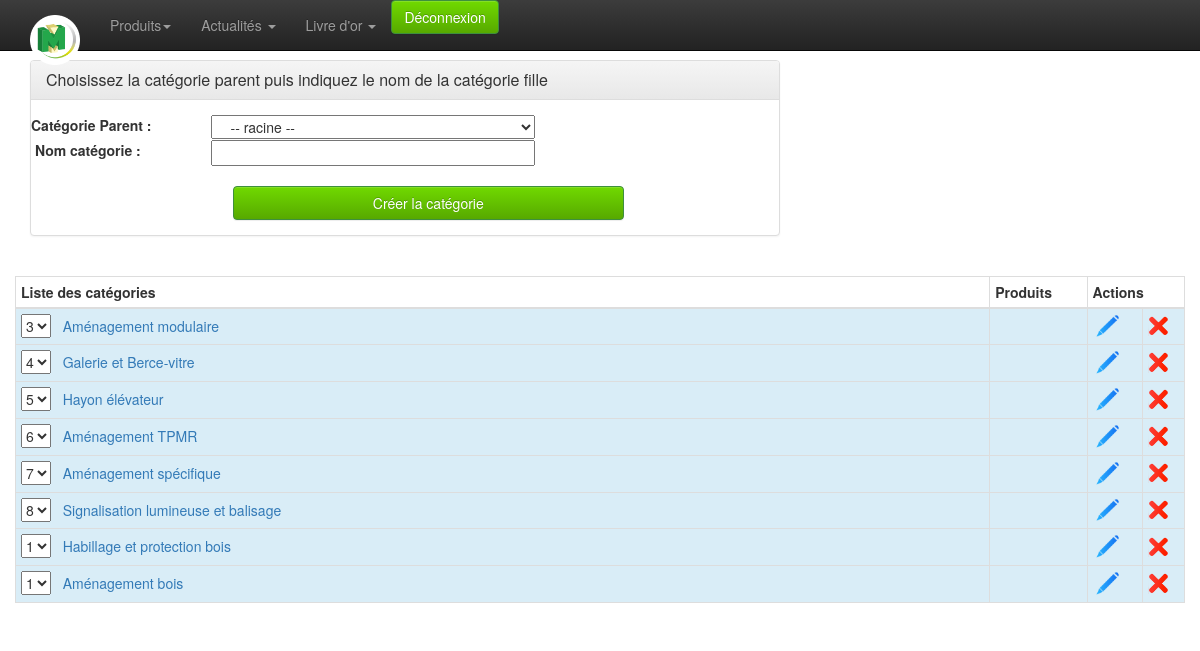
The app's page /admin/categorie/liste.php (signed in) with its own data.
### tables this page shows
CREATE TABLE `catproduct` (
  `id` int(10) unsigned NOT NULL AUTO_INCREMENT,
  `id_parent` int(11) NOT NULL,
  `nom` varchar(50) NOT NULL,
  `image` varchar(50) NOT NULL,
  `ordre_affichage` int(11) NOT NULL DEFAULT 1,
  PRIMARY KEY (`id`)
);

### admin/classes/StorageManager.php (called while the page is built, shortened)
<?php
class StorageManager{
	protected function dbConnect() {
		try {
			$this->mysqli = new mysqli ( DBHOST, DBUSER, DBPASSWD, DBNAME ) ;
		} catch (Exception $e) {
			throw new Exception("Erreur Connexion DB ". $e->getMessage());
		}
	}
}
?>

### admin/classes/Categorie.php (the view, shortened to what this page needs)
<?php
require_once("StorageManager.php");
class Categorie extends StorageManager {
	public function load( $id, $debug=false ){
		$new_array = null;
		$requete = "SELECT * FROM `catproduct` WHERE id = " . $id ;
		$result = mysqli_query( $this->mysqli, $requete );
		while( $row = mysqli_fetch_assoc( $result ) ) {
			$new_array[] = $row;
		}
		return $new_array;
	}
	public function getListe( $tab=array(), $debug=false ) {
		$champ_souhaite = ( $tab[ "champ" ] != '' ) ? $tab[ "champ" ] : "*";
		$requete = "SELECT " . $champ_souhaite . " FROM `catproduct`";
		if ( $tab[ "where" ] == '' ) {
			$requete .= " WHERE id > 0";
			if ( !empty( $tab ) ) {
				foreach( $tab as $champ => $val ) {
					if ( $champ != "champ" && $champ != "order_by" && $champ != "sens" )
						$requete .= " AND " . $champ . " = '" . addslashes( $val ) . "'";
				}
			}
			$order_by = ( $tab[ "order_by" ] != "" ) ? $tab[ "order_by" ] : "ordre_affichage";
			$sens = ( $tab[ "sens" ] != "" ) ? $tab[ "sens" ] : "ASC";
			$requete .= " ORDER BY " . $order_by . " " . $sens;
		}
		else $requete .= $tab[ "where" ];
		$result = mysqli_query( $this->mysqli, $requete );
		while( $row = mysqli_fetch_assoc( $result ) ) {
			$new_array[] = $row;
		}
		return $new_array;
	}
	public function getNbCatByLevel( $id_parent=0, $debug=false ) {
		$sql = "SELECT COUNT(id) AS nb FROM `catproduct`
			WHERE `id_parent`=" . $id_parent . ";";
		$result = mysqli_query( $this->mysqli, $sql );
		$row = mysqli_fetch_assoc( $result );
		return $row[ "nb" ];
	}
	public function afficherLigneAdmin( $id=0, $debug=false ) {
		$datas = $this->load( $id, $debug );
		$_categorie = $datas[ 0 ];
		if ( !empty( $_categorie ) ) {
			$decalage = ( $_categorie[ "id_parent" ] == 0 ) ? "" : "&nbsp;&nbsp;&nbsp;&nbsp;&nbsp;&nbsp;&nbsp;&nbsp;&nbsp;&nbsp;&nbsp;";
			$classe_affichage = ( $_categorie[ "id_parent" ] == 0 ) ? 'info' : 'success';
			$btn_visualisation = ( $_categorie[ "id_parent" ] == 0 )
				? "&nbsp;"
				: "<a href='/admin/produit/liste.php?id_categorie=" . $_categorie[ "id" ] . "'><img src='/admin/img/eye.png' width='30' title='Voir tous les produits de cette catégorie' ></a>";
			echo "<tr class='" . $classe_affichage . "'>\n";
			echo "	<td>\n";
			if ( $_categorie[ "id_parent" ] == 0 ) {
				$nb_cat = $this->getNbCatByLevel( $_categorie[ "id_parent" ], false );
				echo "		<select id='" . $_categorie[ "id" ] . "' class='select_categorie'>\n";
				for( $cpt = 1; $cpt <= $nb_cat; $cpt++ ) {
					$selected = ( $cpt == $_categorie[ "ordre_affichage" ] ) ? "selected" : "";
					echo "		<option value='" . $cpt . "' " . $selected . ">" . $cpt . "</option>\n";
				}
				echo "		</select>&nbsp;&nbsp;\n";
			}
			echo "		" . $decalage . "<a href='/admin/categorie/liste.php?id=" . $_categorie[ "id" ] . "'>" . $_categorie[ "nom" ] . "</a>\n";
			echo "	</td>\n";
			echo "	<td align='center'>" . $btn_visualisation . "</td>\n";
			echo "	<td><a href='/admin/categorie/liste.php?id=" . $_categorie[ "id" ] . "'><img src='/admin/img/modif.png' width='30' alt='Modifier' ></a></td>\n";
			echo "	<td>\n";
			echo "		<img src='/admin/img/del.png' width='20' alt='Supprimer' onclick=\"$('.supp" . $_categorie[ "id" ] . "').css('display', 'block');\"> \n";
			echo "	</td>\n";
			echo "</tr>\n";
		}
	}
}

### admin/categorie/liste.php (shortened to what this page needs)
<?
	require $_SERVER[ "DOCUMENT_ROOT" ] . "/admin/classes/Categorie.php";
	$debug = false;
	$categorie = new Categorie();
	$btn_creation_categorie = "Créer la catégorie";
	if ( 1 == 1 ) {
		unset( $recherche );
		$recherche[ "id_parent" ] = 0;
		$liste_categorie = $categorie->getListe( $recherche, $debug );
	}
	if ( empty( $liste_categorie ) ) {
		$message = 'Aucun enregistrement';
	}
	else {
		$message = '';
	}
?>
<!doctype html>
<html class="no-js" lang="en">
	<head>
		<? include_once $_SERVER[ "DOCUMENT_ROOT" ] . "/admin/inc-meta.php"; ?>
	</head>
	<body>
		<? include_once $_SERVER[ "DOCUMENT_ROOT" ] . "/admin/inc-menu.php"; ?>
		<div class="container">
			<div class="row">
				<div class="col-md-8">
					<div class="panel panel-default">
						<div class="panel-heading">
							<h3 class="panel-title">Choisissez la catégorie parent puis indiquez le nom de la catégorie fille</h3>
						</div>
						<div class="panel-body">
							<form name="formulaire" class="form-horizontal" method="POST" action="/admin/categorie/traitement.php" >
								<div class="row">
									<div class="row">
										<label class="col-md-3" >Catégorie Parent :</label>
										<select name="id_parent" id="id_parent" class="col-md-5">
											<option value="0" selected>-- racine --</option>
										</select>
									</div>
									<div class="row">
										<label class="col-md-3">&nbsp;Nom catégorie :</label>
					      				<input type="text" class="col-md-5" name="nom" id="nom" value="<?=$nom?>" required>
					      			</div>
								</div>
						      	<div class="row ">
						      		<div class="col-md-3">&nbsp;</div>
									<div class="col-md-8"><br>
										<button class="btn btn-success col-sm-10" type="submit" > <?=$btn_creation_categorie?> </button>
									</div>
								</div>
							</form>
						</div>
					</div>
				</div>
				<div class="col-md-6"><br><?=$message?></div>
				<table class="table table-hover table-bordered table-condensed table-striped" >
				<thead>
					<tr>
						<th class="col-md-10" style="">Liste des catégories</th>
						<th class="col-md-1" style="">Produits</th>
						<th class="col-md-1" colspan="2" style="">Actions</th>
					</tr>
				</thead>
				<tbody>
					<?
					if ( !empty( $liste_categorie ) ) {
						foreach ( $liste_categorie as $_categorie ) {
							$categorie->afficherLigneAdmin( $_categorie[ "id" ], $debug );
						}
					}
					?>
				</tbody>
				</table>
			</div>
		</div>
	</body>
</html>

### admin/css/style.css (style rules this page uses)
body { padding-top: 60px; padding-bottom: 40px; }
.btn-success { background-color: #57a900; background-image: -moz-linear-gradient(top, #70d900, #57a900); background-image: -ms-linear-gradient(top, #70d900, #57a900); background-image: -webkit-gradient(linear, 0 0, 0 100%, from(#70d900), to(#57a900)); background-image: -webkit-linear-gradient(top, #70d900, #57a900); background-image: -o-linear-gradient(top, #70d900, #57a900); background-image: linear-gradient(top, #70d900, #57a900); filter: progid:DXImageTransform.Microsoft.gradient(startColorstr='#70d900', endColorstr='#57a900', GradientType=0); }

### records on screen
catproduct: id "3", nom "Aménagement modulaire"
catproduct: id "4", nom "Galerie et Berce-vitre"
catproduct: id "5", nom "Hayon élévateur"
catproduct: id "6", nom "Aménagement TPMR"
catproduct: id "7", nom "Aménagement spécifique"
catproduct: id "8", nom "Signalisation lumineuse et balisage"
catproduct: id "1", nom "Habillage et protection bois"
catproduct: id "1", nom "Aménagement bois"

### other values on screen
$btn_creation_categorie "Créer la catégorie"
